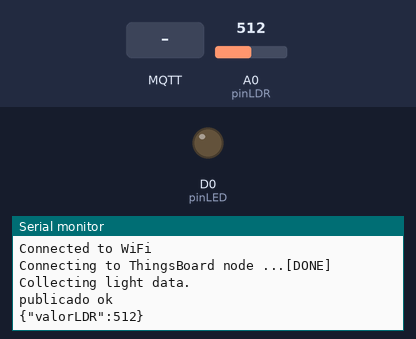
A sketch run on a simulated ESP8266 (NodeMCU). Shown: output pins drawn as LEDs (lit = HIGH), the last lines printed to the serial monitor. The inputs (shaded band) are chosen by the test bench; at power-on: A0 (pinLDR) = 512. WiFi joins after 1.5 s; servers stay silent unless stated; no MQTT or app messages arrive unless stated.

Above: at 2.7 s.
2.8 s: MQTT message "lightON" arrives on the first subscribed topic
At 3.6 s:
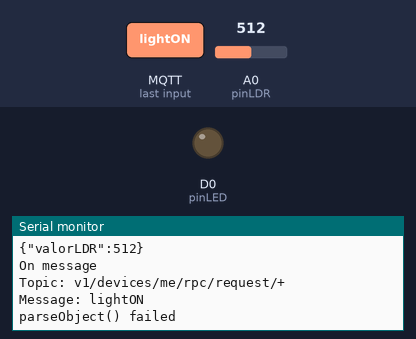
4.3 s: MQTT message "lightDIM" arrives on the first subscribed topic
At 4.7 s:
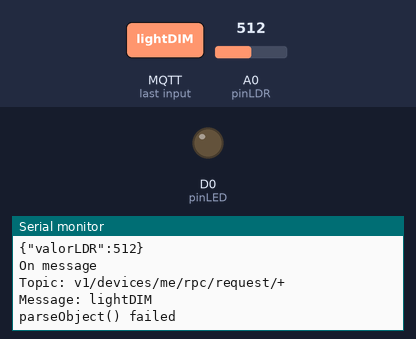
5.8 s: MQTT message "lightOFF" arrives on the first subscribed topic
At 5.96 s:
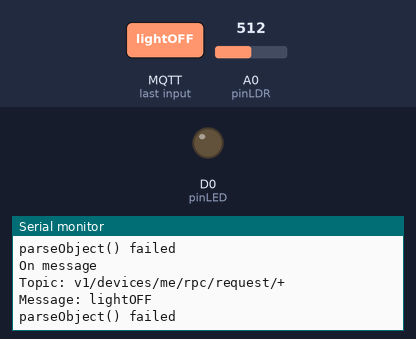

The sketch:

thingsBoardRuleEngine.ino
```cpp
/* Ejemplo para utilizar la comunicación con thingboards y el motor de Reglas con nodeMCU v2
 *  Gastón Mousqués
 *  Basado en varios ejemplos de la documentación de  https://thingsboard.io
 *  https://thingsboard.io/docs/user-guide/rule-engine-2-0/re-getting-started/
 *  https://thingsboard.io/docs/user-guide/rule-engine-2-0/overview/#tutorials
 *
 */

// includes de bibliotecas para comunicación
#include <PubSubClient.h>
#include <ESP8266WiFi.h>
#include <ArduinoJson.h>


//***************CONEXION a WiFI y Thingsboard - live demo server  - MODIFICAR PARA SU PROYECTO *********************
//  configuración datos wifi
// decomentar el define y poner los valores de su red y de su dispositivo
#define WIFI_AP "SSID RED"
#define WIFI_PASSWORD "PASSWORD RED"


//  configuración datos thingsboard
#define NODE_NAME "NOMBRE DISPOSITIVO"   //nombre que le pusieron al dispositivo cuando lo crearon
#define NODE_TOKEN "TOKEN DISPOSITIVO"   //Token que genera Thingboard para dispositivo cuando lo crearon


//*************** Declaración de Servidor y Topicos -  NO MODIFICAR *********************
char thingsboardServer[] = "demo.thingsboard.io";

/*definir topicos.
 * telemetry - para enviar datos de los sensores
 * request - para recibir una solicitud y enviar datos
 * attributes - para recibir comandos en baes a atributtos shared definidos en el dispositivo
 */
char telemetryTopic[] = "v1/devices/me/telemetry";
char requestTopic[] = "v1/devices/me/rpc/request/+";  //RPC - El Servidor usa este topico para enviar rquests, cliente response
char attributesTopic[] = "v1/devices/me/attributes";  // Permite recibir o enviar mensajes dependindo de atributos compartidos


// declarar cliente Wifi y PubSus
WiFiClient wifiClient;
PubSubClient client(wifiClient);

// declarar variables control loop (para no usar delay() en loop
unsigned long lastSend;

//Modificar la siguiente varaible para regular el tiempo de envio de datos al servidor en mls.
const int elapsedTime = 2000; // tiempo transcurrido entre envios al servidor


//*************** Declaración de varaibles para sensores - MODIFICAR PARA SU PROYECTO *********************
// Declarar e Inicializar sensores para su proyecto
int pinLDR = A0;
int pinLED = D0;


/*
* ************************* Funciones Setup y loop - MODIFICAR PARA SU PROYECTO *********************
* función setup micro
*
*/

void setup()
{
  Serial.begin(9600);

  // inicializar wifi y pubsus
  connectToWiFi();
  client.setServer( thingsboardServer, 1883 );

  // agregado para recibir callbacks
  client.setCallback(on_message);

  lastSend = 0; // para controlar cada cuanto tiempo se envian datos


  // ******** AGREGAR INICIALZICION DE SENSORES PARA SU PROYECTO *********
  pinMode(pinLED, OUTPUT);   // LED pin as output.
  delay(10);
}

/*
* ************************* Funciones Setup y loop - MODIFICAR PARA SU PROYECTO *********************
* función loop - aquí se llama el metodo que recolecta los datos y envia al servidor
*
*/

void loop()
{
  if ( !client.connected() ) {
    reconnect();
  }

  if ( millis() - lastSend > elapsedTime ) { // Update and send only after 1 seconds

    /*
     *  FUNCION DE TELEMETRIA para enviar datos a thingsboard
     */
    getAndSendTelemetryData();   // FUNCION QUE ENVIA INFORMACIÓN DE TELEMETRIA

    lastSend = millis();
  }

  client.loop();   //No borrar, permite que se realicen tareas de la biblioteca de MQTT
}

//***************MODIFICAR PARA SU PROYECTO *********************
/*
 * función para leer datos de sensores y enviar telementria al servidor
 * Se debe sensar y armar el JSON especifico para su proyecto
 * Esta función es llamada desde el loop()
 */
void getAndSendTelemetryData()
{

  // Lectura de sensores
  Serial.println("Collecting light data.");

  // Reading LDR

  int rawLDR= analogRead(pinLDR);

  String valorLDR = String(rawLDR);


  /*
   *
   * Preparar el payload del JSON payload, a modo de ejemplo el mensaje se arma utilizando la clase String. esto se puede hacer con
   * la biblioteca ArduinoJson (ver on message)
   * el formato es {key"value, Key: value, .....}
   * en este caso seria {"valorLDR": valor_leidoLDR}
  */

  String payload = "{";
  payload += "\"valorLDR\":"; payload += valorLDR; payload += "}";

  // Enviar el payload al servidor usando el topico para telemetria
  char attributes[100];
  payload.toCharArray( attributes, 100 );
  if (client.publish( telemetryTopic, attributes ) == true)
    Serial.println("publicado ok");

  Serial.println( attributes );

}


//*************** ON_MESSAGE - Callback para procesar mensajes enviados desde el servior - MODIFICAR PARA SU PROYECTO *********************
/*
 *  Este callback se llama cuando se utilizan widgets de control que envian mensajes por el topico requestTopic
 *  Notar que en la función de reconnect se realiza la suscripción al topico de request
 *
 *  El formato del string que llega es "v1/devices/me/rpc/request/{id}/Operación. donde operación es el método get declarado en el
 *  widget que usan para mandar el comando e {id} es el indetificador del mensaje generado por el servidor
 */
void on_message(const char* topic, byte* payload, unsigned int length)
{
  // Mostrar datos recibidos del servidor
  Serial.println("On message");

  char json[length + 1];
  strncpy (json, (char*)payload, length);
  json[length] = '\0';

  Serial.print("Topic: ");
  Serial.println(topic);
  Serial.print("Message: ");
  Serial.println(json);

  // Decode JSON request
  // Notar que a modo de ejemplo este mensaje se arma utilizando la librería ArduinoJson en lugar de desarmar el string a "mano"
  StaticJsonBuffer<200> jsonBuffer;
  JsonObject& data = jsonBuffer.parseObject((char*)json);

  if (!data.success())
  {
    Serial.println("parseObject() failed");
    return;
  }

  // Obtener el nombre del método invocado, esto lo envia el switch de la puerta y el knob del motor que están en el dashboard
  String methodName = String((const char*)data["method"]);
  int action = data["params"];
  Serial.print("Nombre metodo:");
  Serial.print(methodName);
  Serial.print(" -> parámetro:");
  Serial.println(action);


  /* Responder segun el método
   *  En este caso se envian comandos para prender, apgar o poner en dim el led
   */
  if (methodName.equals("lightON") || methodName.equals("lightDIM") || methodName.equals("lightOFF")) {
    // invocar metodo que procesa el comando
    setLightIntensity(action);

  }


}

//***************Metodos para Procesar Comandos - MODIFICAR PARA SU PROYECTO PARA PROCESAR UN COMANDO *********************
/*
 * función que "abre" la puerta (simulada).
 * En su proyecto habria que programar lo que hace el dispositivo al recibir el comando
 */
void setLightIntensity(int value)
{

  // aqui agregar las sentencias para procesar el comando enviado
  analogWrite(pinLED, value);
}


//***************CONECCION CON WiFi y Servidor - NO MODIFICAR *********************
/*
 * funcion para reconectarse al servidor de thingsboard y suscribirse a los topicos de RPC y Atributos
 */
void reconnect() {
  int statusWifi = WL_IDLE_STATUS;
  // Loop until we're reconnected
  while (!client.connected()) {
    statusWifi = WiFi.status();
    connectToWiFi();

    Serial.print("Connecting to ThingsBoard node ...");
    // Attempt to connect (clientId, username, password)
    if ( client.connect(NODE_NAME, NODE_TOKEN, NULL) ) {
      Serial.println( "[DONE]" );

      // Suscribir al Topico de request
     client.subscribe(requestTopic);

    } else {
      Serial.print( "[FAILED] [ rc = " );
      Serial.print( client.state() );
      Serial.println( " : retrying in 5 seconds]" );
      // Wait 5 seconds before retrying
      delay( 5000 );
    }
  }
}

/*
 * función para conectarse a wifi
 */
void connectToWiFi()
{
  Serial.println("Connecting to WiFi ...");
  // attempt to connect to WiFi network

  WiFi.begin(WIFI_AP, WIFI_PASSWORD);
  while (WiFi.status() != WL_CONNECTED) {
    delay(500);
    Serial.print(".");
  }
  Serial.println("Connected to WiFi");
}
```

Measured:
- after the input at 2.8 s, the serial monitor: prints a new line at once (image 1)
- after the input at 4.3 s, the serial monitor: prints a new line at once (image 2)
- after the input at 5.8 s, the serial monitor: prints a new line at once (image 3)
